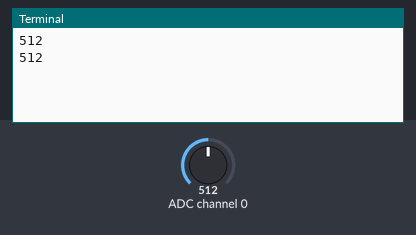
Bench run of a program on a simulated Raspberry Pi (BCM pin numbers). Shown: the last lines printed to the terminal. The test bench sets the inputs (shaded band); at power-on: ADC channel 0 = 512 (analog values on the 0–1023 scale).

Above: at 1.2 s.
1.3 s: ADC channel 0 set to 716
At 2.6 s:
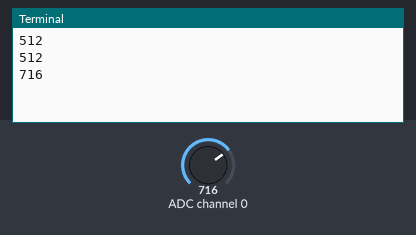
2.8 s: ADC channel 0 set to 900
At 3.5 s:
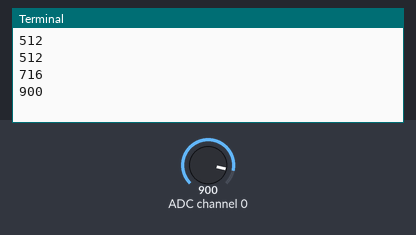
Timing chart, 0 to 5.8 s (numbered marks = the images above; inputs shaded):
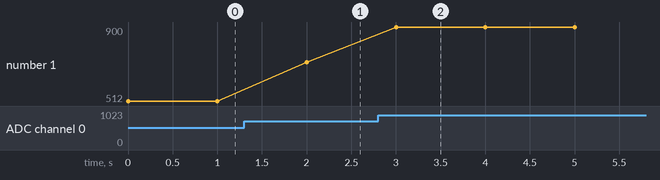

The program:

9-3.py
```python
import time
import RPi.GPIO as GPIO
import Adafruit_MCP3008

GPIO.setmode(GPIO.BCM)
GPIO.setwarnings(False)

mcp = Adafruit_MCP3008.MCP3008(clk=11, cs=8, miso=9, mosi=10)

while True:
	print(mcp.read_adc(0))
	time.sleep(1)
```

Measured:
- after the input at 1.3 s, the terminal: prints a new line after 0.70 s (image 1)
- after the input at 2.8 s, the terminal: prints a new line after 0.20 s (image 2)
- plotted number 1: 512 → 716 after the input at 1.3 s, 716 → 900 after the input at 2.8 s
